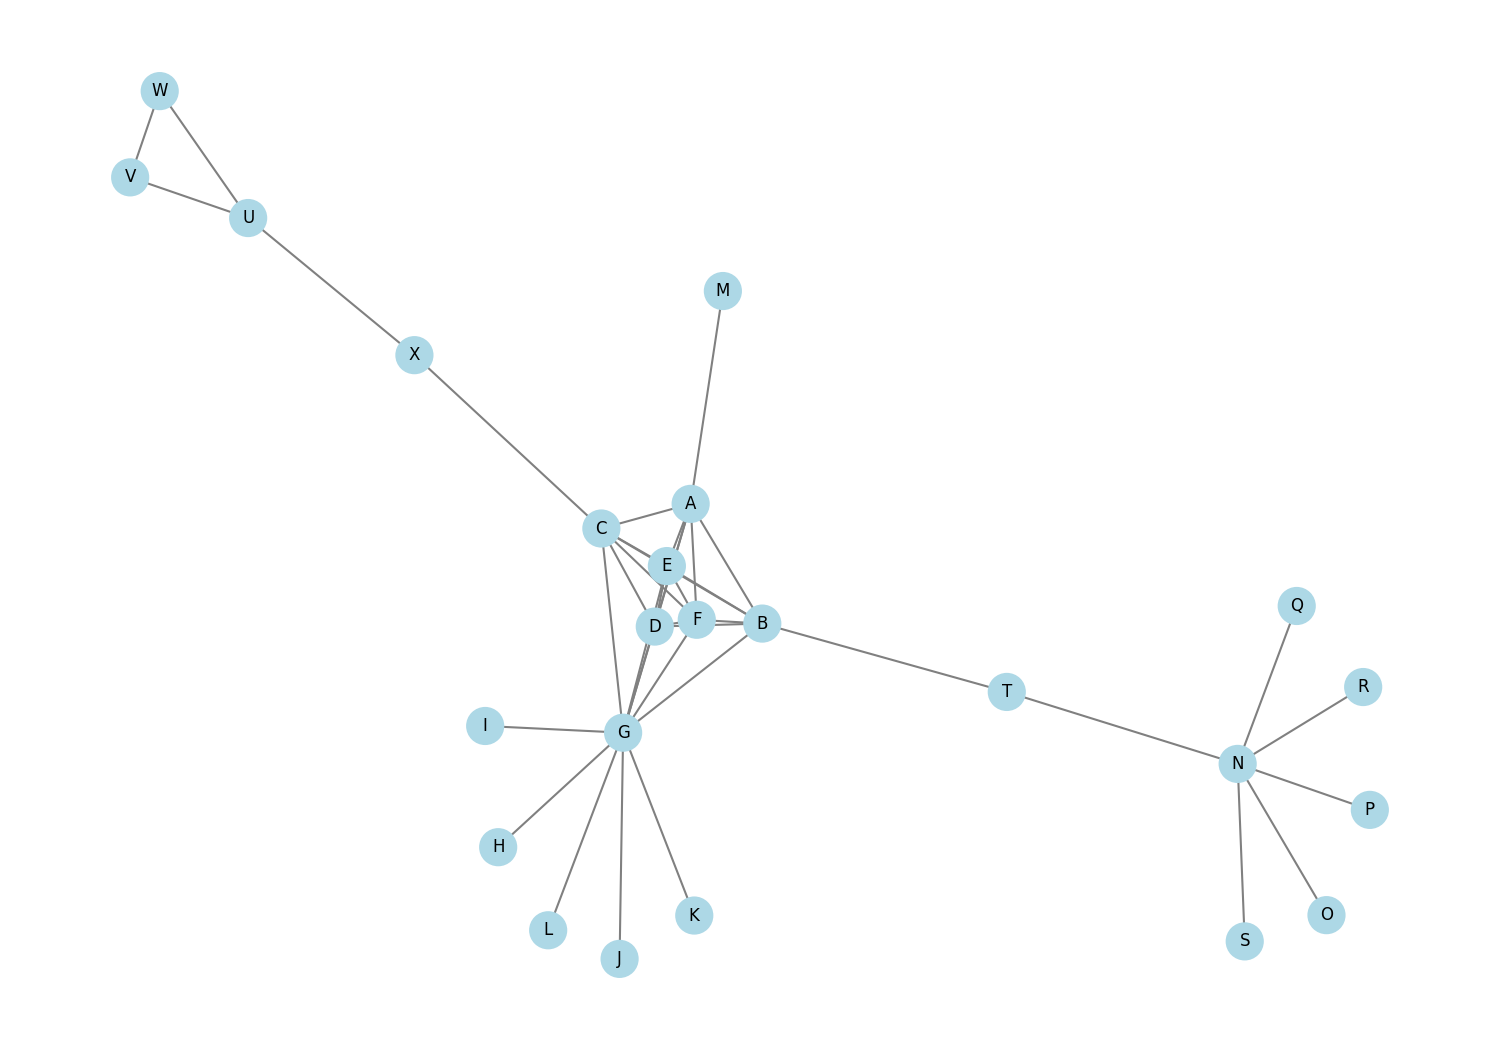

Source code (Python):
"""
DEMO: Grafo con Múltiples Vulnerabilidades
-----------------------------------------
Genera un grafo artificial con vulnerabilidades de grado, vecindario, subgrafos, atributos y patrones reconocibles.
"""

import networkx as nx
import matplotlib.pyplot as plt
import numpy as np
from collections import Counter
import random

np.random.seed(42)
random.seed(42)


# Crear grafo base con nodos renombrados a letras
G = nx.Graph()
ciudades = ['Madrid', 'Barcelona', 'Valencia', 'Sevilla', 'Bilbao', 'Zaragoza']
profesiones = ['Ingeniero', 'Profesor', 'Médico', 'Abogado', 'Artista', 'Estudiante']
edades = [34, 41, 29, 52, 37, 23]

# Asignar letras a todos los nodos
letras = [chr(ord('A') + i) for i in range(30)]
letra_idx = 0
nombre_map = {}

# Generador de salario y situación
def generar_salario():
    return random.randint(18000, 90000)
def generar_situacion():
    return random.choice(['Casado', 'Soltero'])

# 1. Comunidad densa (clique) con grado único
clique = [letras[letra_idx + i] for i in range(6)]
for i, n in enumerate(clique):
    nombre_map[f'C{i}'] = n
    G.add_node(n, tipo='Persona', comunidad='Clique', ciudad=ciudades[i], profesion=profesiones[i], edad=edades[i], salario=generar_salario(), situacion=generar_situacion())
for u in clique:
    for v in clique:
        if u != v:
            G.add_edge(u, v)
letra_idx += 6

# 2. Nodo con grado muy alto (hub)
hub = letras[letra_idx]
nombre_map['Hub'] = hub
G.add_node(hub, tipo='Persona', comunidad='Hub', grado_vulnerable=True, ciudad='Madrid', profesion='Empresario', edad=45, salario=generar_salario(), situacion=generar_situacion())
for n in clique:
    G.add_edge(hub, n)
letra_idx += 1
extras = []
for i in range(5):
    extra = letras[letra_idx]
    nombre_map[f'Extra_{i}'] = extra
    G.add_node(extra, tipo='Persona', comunidad='Hub',
               ciudad=random.choice(ciudades),
               profesion=random.choice(profesiones),
               edad=random.randint(20, 60),
               salario=generar_salario(),
               situacion=generar_situacion())
    G.add_edge(hub, extra)
    extras.append(extra)
    letra_idx += 1

# 3. Nodo con grado bajo
leaf = letras[letra_idx]
nombre_map['Leaf'] = leaf
G.add_node(leaf, tipo='Persona', comunidad='Leaf', grado_vulnerable=True, ciudad='Valencia', profesion='Estudiante', edad=19, salario=generar_salario(), situacion=generar_situacion())
G.add_edge(leaf, clique[0])
letra_idx += 1

# 4. Estrella única
center = letras[letra_idx]
nombre_map['Estrella_Centro'] = center
G.add_node(center, comunidad='Estrella', subgrafo_vulnerable=True, ciudad='Bilbao', profesion='Técnico', edad=38, salario=generar_salario(), situacion=generar_situacion())
letra_idx += 1
satellites = []
for i in range(5):
    sat = letras[letra_idx]
    nombre_map[f'Estrella_Sat_{i}'] = sat
    G.add_node(sat, comunidad='Estrella', ciudad='-', profesion='-', edad=0, salario=generar_salario(), situacion=generar_situacion())
    G.add_edge(center, sat)
    satellites.append(sat)
    letra_idx += 1

# Asegurar que el centro solo esté conectado a los satélites y los satélites solo al centro
for n in list(G.neighbors(center)):
    if n not in satellites:
        G.remove_edge(center, n)
for sat in satellites:
    for n in list(G.neighbors(sat)):
        if n != center:
            G.remove_edge(sat, n)

# 5. Puente entre dos comunidades
bridge = letras[letra_idx]
nombre_map['Puente'] = bridge
G.add_node(bridge, tipo='Persona', comunidad='Puente', puente_vulnerable=True, ciudad='Sevilla', profesion='Consultor', edad=50, salario=generar_salario(), situacion=generar_situacion())
G.add_edge(bridge, clique[1])
G.add_edge(bridge, center)
letra_idx += 1

# 6. Cluster de atributo sensible (homofilia)
sensibles = []
sens_ciudades = ['Madrid', 'Barcelona', 'Valencia']
sens_profesiones = ['Médico', 'Profesor', 'Estudiante']
sens_edades = [56, 48, 22]
for i in range(3):
    n = letras[letra_idx]
    nombre_map[f'Sens_{i}'] = n
    G.add_node(n, tipo='Persona', comunidad='Sens', enfermedad='Diabetes', atributo_vulnerable=True,
               ciudad=sens_ciudades[i], profesion=sens_profesiones[i], edad=sens_edades[i], salario=generar_salario(), situacion=generar_situacion())
    sensibles.append(n)
    letra_idx += 1
for u in sensibles:
    for v in sensibles:
        if u != v:
            G.add_edge(u, v)

# 7. Vecindario único
vec_unico = letras[letra_idx]
nombre_map['Vecindario_Unico'] = vec_unico
G.add_node(vec_unico, tipo='Persona', comunidad='VecUnico', vecindario_vulnerable=True, ciudad='Zaragoza', profesion='Artista', edad=27, salario=generar_salario(), situacion=generar_situacion())
G.add_edge(vec_unico, clique[2])
G.add_edge(vec_unico, sensibles[0])
letra_idx += 1

# 8. Algunos enlaces aleatorios para ruido
# Restaurar estructura natural: clique y extras con conexiones originales
for extra in extras:
    for v in list(G.neighbors(extra)):
        if v != hub:
            G.remove_edge(extra, v)
    if not G.has_edge(extra, hub):
        G.add_edge(extra, hub)

# 3. El hub solo conectado al clique y extras
for v in list(G.neighbors(hub)):
    if v not in clique and v not in extras:
        G.remove_edge(hub, v)

# 4. El leaf solo conectado a C0
for v in list(G.neighbors(leaf)):
    if v != clique[0]:
        G.remove_edge(leaf, v)
if not G.has_edge(leaf, clique[0]):
    G.add_edge(leaf, clique[0])


# 5. El puente solo conectado a C1 y Estrella_Centro (ya garantizado)
# 6. El clique: para evitar que C1 y C2 sean puentes, añadimos una conexión extra entre el clique y el hub
for c in clique:
    if not G.has_edge(c, hub):
        G.add_edge(c, hub)

# 7. Vecindario_Unico: para evitar que sea puente, añadimos una conexión extra con Sens_1
if not G.has_edge(vec_unico, sensibles[1]):
    G.add_edge(vec_unico, sensibles[1])

# 6. Los sensibles solo conectados entre sí
for n in sensibles:
    for v in list(G.neighbors(n)):
        if v not in sensibles:
            G.remove_edge(n, v)
    for v in sensibles:
        if n != v and not G.has_edge(n, v):
            G.add_edge(n, v)

# 7. Vecindario_Unico solo conectado a C2 y Sens_0
for v in list(G.neighbors(vec_unico)):
    if v != clique[2] and v != sensibles[0]:
        G.remove_edge(vec_unico, v)
if not G.has_edge(vec_unico, clique[2]):
    G.add_edge(vec_unico, clique[2])
if not G.has_edge(vec_unico, sensibles[0]):
    G.add_edge(vec_unico, sensibles[0])

# 8. Mantener la estrella pura
# (ya está garantizado en pasos anteriores)



# --- Imprimir atributos de cada nodo ---
print("\nAtributos de cada nodo:")
for nodo, datos in G.nodes(data=True):
    datos = dict(datos)
    datos.pop('tipo', None)
    print(f"- {nodo}: {datos}")

print(f"Grafo generado: {G.number_of_nodes()} nodos, {G.number_of_edges()} aristas")

# --- Análisis de vulnerabilidades ---
def analizar_vulnerabilidades(grafo):

    resultados = {'grado': [], 'vecindario': [], 'subgrafo': [], 'atributo': [], 'puente': []}
    grados = dict(grafo.degree())
    grado_counter = Counter(grados.values())
    for nodo, grado in grados.items():
        if grado_counter[grado] == 1:
            resultados['grado'].append(nodo)
    # Vecindario único
    vecinos_dict = {n: tuple(sorted(grafo.neighbors(n))) for n in grafo.nodes()}
    vecinos_counter = Counter(vecinos_dict.values())
    for nodo, vecinos in vecinos_dict.items():
        if vecinos_counter[vecinos] == 1 and len(vecinos) > 1:
            resultados['vecindario'].append(nodo)
    # Subgrafo estrella (robusto: mayoría de vecinos grado 1)
    for nodo in grafo.nodes():
        if grafo.degree(nodo) >= 3:
            vecinos = list(grafo.neighbors(nodo))
            grados_vecinos = [grafo.degree(v) for v in vecinos]
            n_grado1 = sum(g == 1 for g in grados_vecinos)
            if len(vecinos) > 0 and n_grado1 / len(vecinos) >= 0.8:
                resultados['subgrafo'].append(nodo)
    # Atributo sensible
    for nodo in grafo.nodes():
        if grafo.nodes[nodo].get('enfermedad') == 'Diabetes':
            vecinos = list(grafo.neighbors(nodo))
            if sum(grafo.nodes[v].get('enfermedad') == 'Diabetes' for v in vecinos) >= 2:
                resultados['atributo'].append(nodo)
    # Puente
    betweenness = nx.betweenness_centrality(grafo)
    for nodo, bc in betweenness.items():
        if bc > 0.2:
            grafo_sin_nodo = grafo.copy()
            grafo_sin_nodo.remove_node(nodo)
            if not nx.is_connected(grafo_sin_nodo):
                resultados['puente'].append(nodo)
    return resultados

vuln = analizar_vulnerabilidades(G)
print("\nVulnerabilidades detectadas:")
for tipo, nodos in vuln.items():
    print(f"- {tipo}: {len(nodos)} nodos ({', '.join(nodos) if nodos else 'Ninguno'})")

# --- Visualización ---
plt.figure(figsize=(10,7))
pos = nx.spring_layout(G, seed=42)
colores = ['lightblue' for _ in G.nodes()]
nx.draw(G, pos, with_labels=True, node_color=colores, node_size=300, edge_color='gray', font_size=8)
plt.title('Grafo completo (todos los nodos en azul)')
plt.tight_layout()
plt.savefig('grafo_vulnerable_demo.png', dpi=150)
plt.show()
print("\nImagen guardada como 'grafo_vulnerable_demo.png'")
